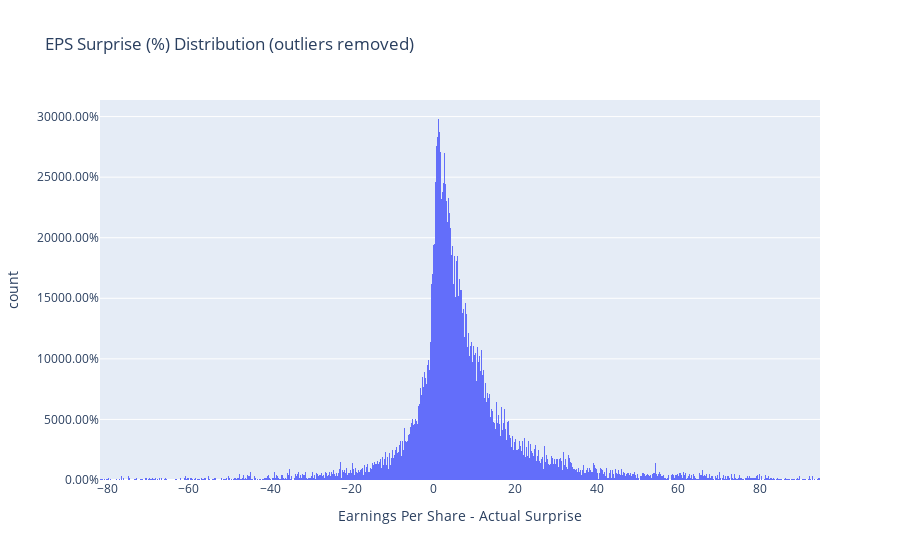

Write notebook code for a chart like this one.
### Markdown cell above
**Surprise Distribution - without outliers**

### Code cell
fig = px.histogram(df_accuracy_new, x="Earnings Per Share - Actual Surprise", nbins=1000, title="EPS Surprise (%) Distribution (outliers removed)")
fig.update_layout(yaxis=dict(tickformat=".2%"))
fig.show()

### Figure 1 — Plotly figure (JSON) as saved in the notebook; plotly's stock layout.template omitted (floating-point values rounded to 4 significant figures; data arrays with more than 128 entries replaced by an {"elided": "..."} marker saying what was removed)
{"data": [{"alignmentgroup": "True", "bingroup": "x", "hovertemplate": "Earnings Per Share - Actual Surprise=%{x}<br>count=%{y}<extra></extra>", "legendgroup": "", "marker": {"color": "#636efa"}, "name": "", "nbinsx": 1000, "offsetgroup": "", "orientation": "v", "showlegend": false, "type": "histogram", "x": {"elided": "19130 float values"}, "xaxis": "x", "yaxis": "y"}], "layout": {"barmode": "relative", "legend": {"tracegroupgap": 0}, "title": {"text": "EPS Surprise (%) Distribution (outliers removed)"}, "xaxis": {"anchor": "y", "domain": [0, 1], "title": {"text": "Earnings Per Share - Actual Surprise"}}, "yaxis": {"anchor": "x", "domain": [0, 1], "tickformat": ".2%", "title": {"text": "count"}}}}
